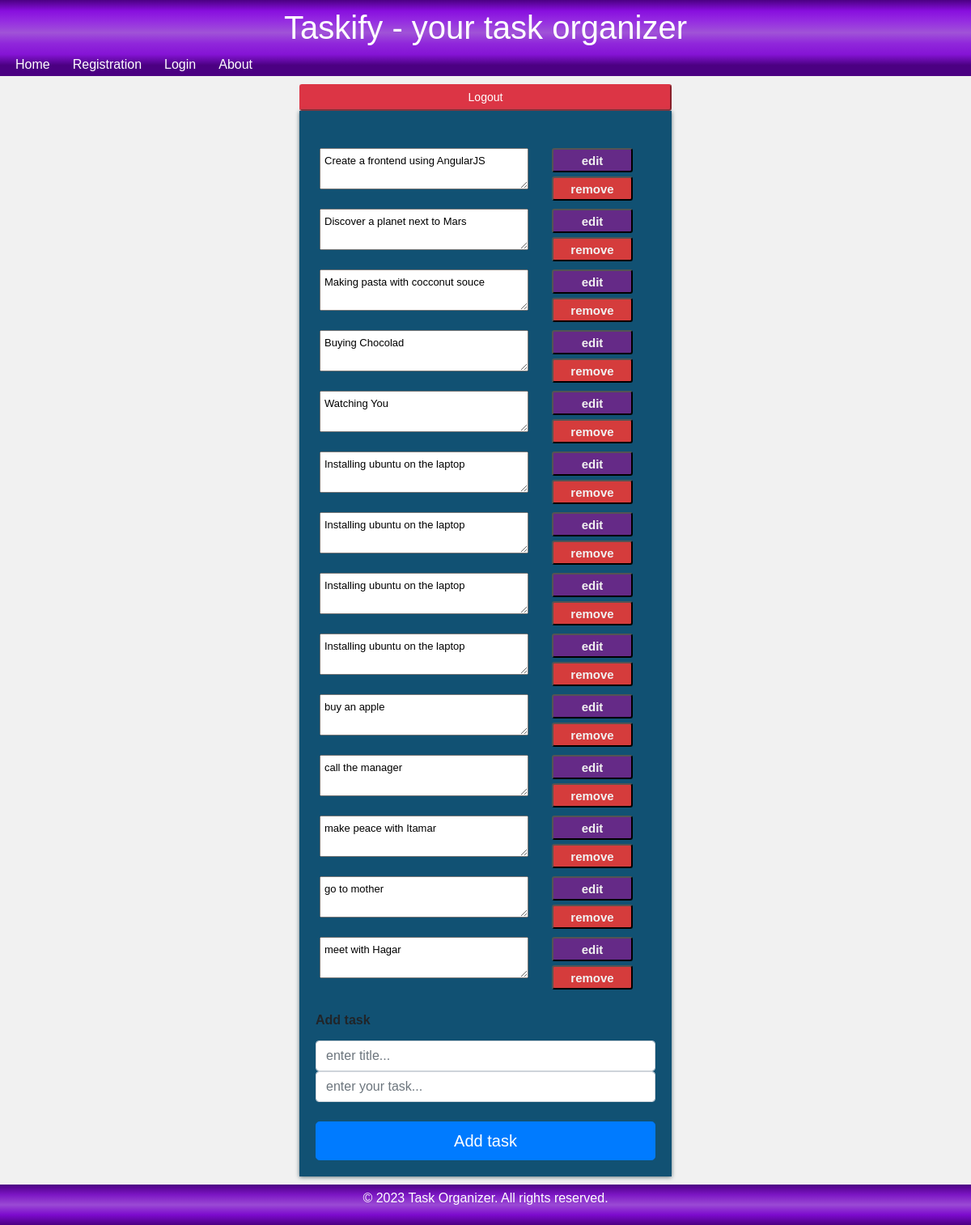
The app's page /todo_list/1, older data.
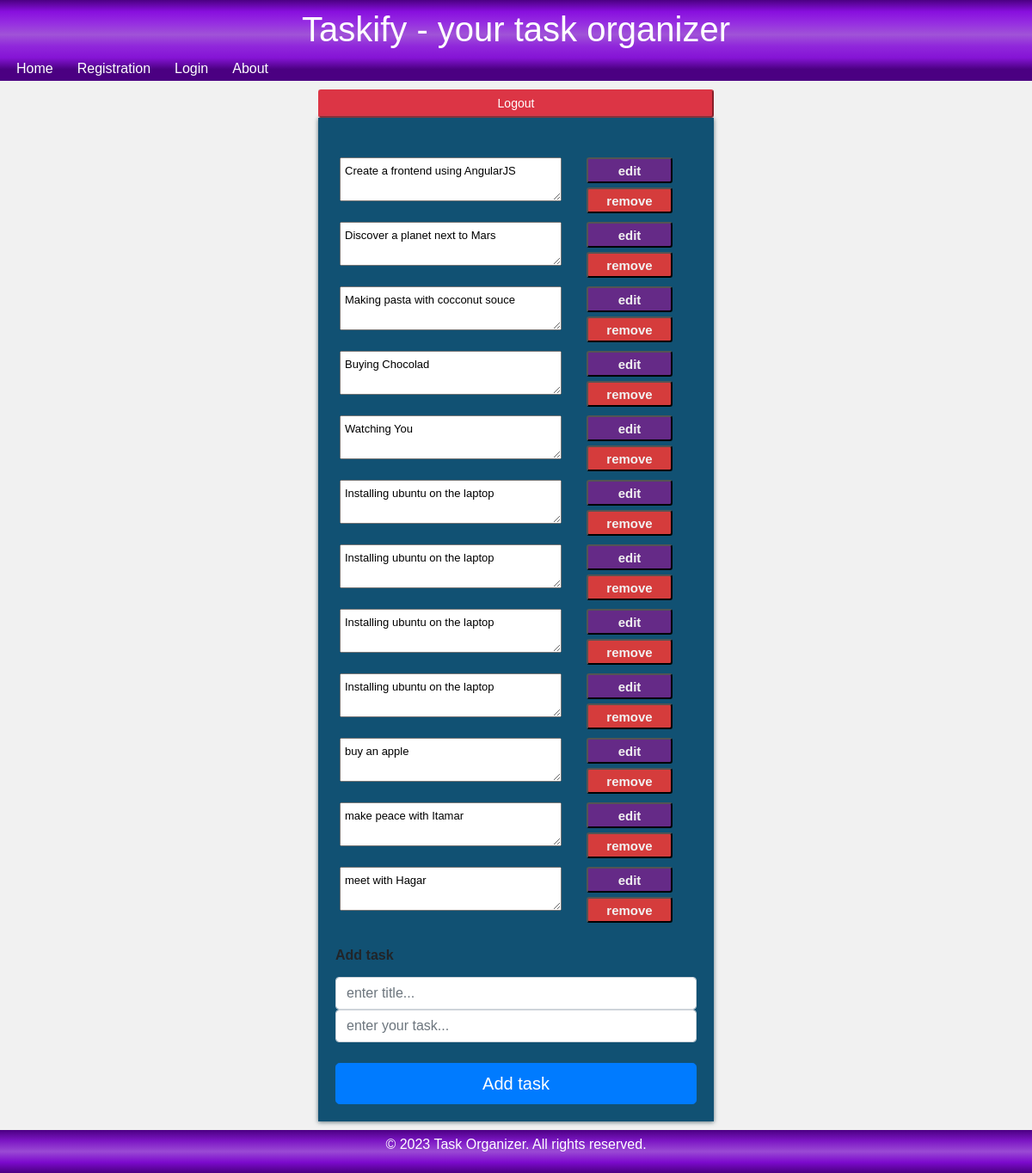
The same page, newer data.
### user_task_db.py (models this page shows)
class Task(db.Model):
    __tablename__ = 'task'
    id = Column(Integer, primary_key=True)
    name = Column(String)
    description = Column(String)

### crud.py (the view)
@crud_bp.route('/todo_list/<int:user_id>', methods=['GET'])
def todo_list(user_id: int):
    user = User.query.filter_by(id=user_id).first()
    if user:
        result = []
        for task in tasks_schema.dump(user.tasks):
            result.append(task)
        return render_template('user_todo.html', tasks=result)
    return jsonify(message="No existing todo-list found"),404

### templates/user_todo.html (shortened to what this page needs)
{% extends 'base.html' %} {% block title %}Taskify{% endblock %} {% block main%}
<link rel="stylesheet" href="../static/index.css" />
<div class="container">
  <div class="logout">
    <button class="btn-danger btn-sm btn-block" onclick="logout()">
      Logout
    </button>
  </div>
  <div class="todo-list-main">
    {% if tasks %}
    <ul>
      {% for task in tasks %}
      <li>
        <div class="todo-list-item">
          <div class="task-content">
            <textarea
              name="task-content"
              id="task-content {{task.id}}"
              onBlur="editTask({{task|safe}}, '',document.getElementById('task-content {{task.id}}').value.trim());"
            >
{{task.description}}</textarea
            >
          </div>
          <div class="task-buttons">
            <button class="btn-edit btn-sm" onclick="">edit</button>
            <button
              class="btn-delete btn-sm"
              onclick="deleteTask({{task|safe}})"
            >
              remove
            </button>
          </div>
        </div>
      </li>
      {% endfor %}
    </ul>
    {%endif%}
    <div>
      <label for="task">
        <h6><b>Add task</b></h6>
      </label>
      <input
        type="text"
        class="form-control"
        name="name"
        id="name"
        placeholder="enter title..."
      />
      <input
        type="text"
        class="form-control"
        name="description"
        id="desc"
        placeholder="enter your task..."
      />
      <br />
      <button
        class="btn btn-primary btn-lg btn-block"
        onclick="addTask(document.getElementById('name').value,document.getElementById('desc').value);"
      >
        Add task
      </button>
    </div>
  </div>
</div>
{% endblock %}

### templates/base.html (shortened to what this page needs)
<!DOCTYPE html>
<html lang="en">
  <head>
    <link
      rel="stylesheet"
      href="{{ url_for('static', filename='bootstrap.min.css') }}"
    />
  </head>
  <body>
    <header>
      <h1 class="header-one">Taskify - your task organizer</h1>
      <nav>
        <a href="/">Home</a>
        <a href="/register-page">Registration</a>
        <a href="/login-page">Login</a>
        <a href="/about">About</a>
      </nav>
    </header>
     {% block main %}{% endblock %}
    <link rel="stylesheet" href="../static/index.css" />
    <footer>
      <p>&copy; 2023 Task Organizer. All rights reserved.</p>
    </footer>
  </body>
</html>

### static/index.css (style rules this page uses)
body { font-family: Arial, sans-serif; margin: 0; padding: 0; background-color: #f1f1f1; min-height: 100vh; display: flex; flex-direction: column; }
.container { width: fit-content; max-width: 60%; min-width: 40%; padding: 10px; }
header { background-color: rgb(51, 51, 51); background-image: linear-gradient(indigo,rgb(136, 15, 222),rgb(150, 46, 225), rgb(160, 83, 215),rgb(144, 39, 219),rgb(133, 20, 213),indigo, indigo); color: white; padding-left: 5px; padding-right: 5px; text-align: center; max-height: fit-content; }
.header-one { padding-top: 10px; }
nav { overflow: hidden; }
nav a { float: left; display: block; color: white; text-align: center; padding: 2px 14px; text-decoration: none; font-size: 16px; }
footer { background-color: #333; background-image: linear-gradient(indigo,rgb(124, 22, 196),rgb(154, 74, 212),rgb(124, 10, 205),indigo); color: white; padding: 5px; text-align: center; margin-top: auto; }
.todo-list-main { padding: 20px; box-shadow: 0px 1px 5px rgb(97, 117, 124); background-color: #115173; display: flex; justify-content: space-between; flex-direction: column; }
.todo-list-item { display:flex; text-decoration: none; padding: 5px; align-items:flex-start; vertical-align: middle; min-height: 40px; }
ul { list-style-type: none; padding-top: 5%; padding-left: 0; margin:0; padding-bottom: 5%; }
.btn-edit { position: relative; background-color: rgb(101, 42, 135); font-size: 15px; font-weight: 600; color: #f1f1f1; padding: 3px; height: 30px; margin-bottom: 5px; }
.btn-delete { position: relative; background-color: rgb(213, 60, 60); font-size: 15px; font-weight: 600; color: #f1f1f1; padding: 3px; height: 30px; }
.task-buttons { display: flex; flex-direction: column; justify-content: center; width: 100px; align-items:stretch; align-self: center; }
.task-content { width: 70%; height: 100%; align-items: center; text-align: left; vertical-align: top; display: table-row; }
textarea { -webkit-box-sizing: border-box; -moz-box-sizing: border-box; box-sizing: border-box; width: 90%; height: 100%; padding: 5px; font-size: small; text-align: left; text-align: justify; }

Row changes from the older to the newer data that the page shows:
removed Task: task-content "call the manager"
removed Task: task-content "go to mother"
